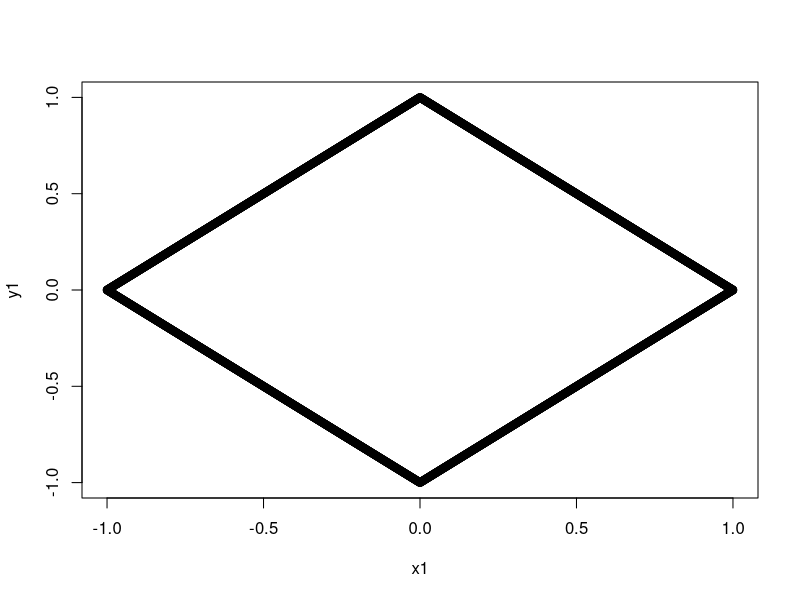
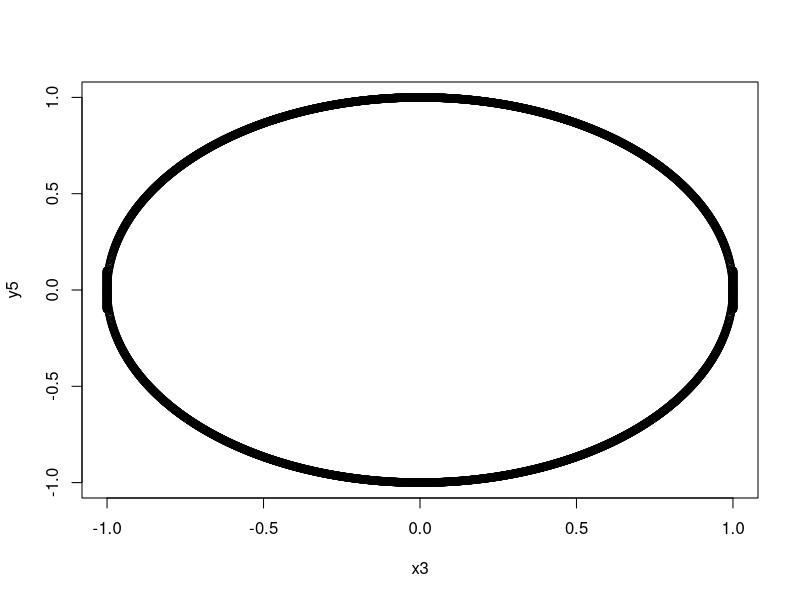
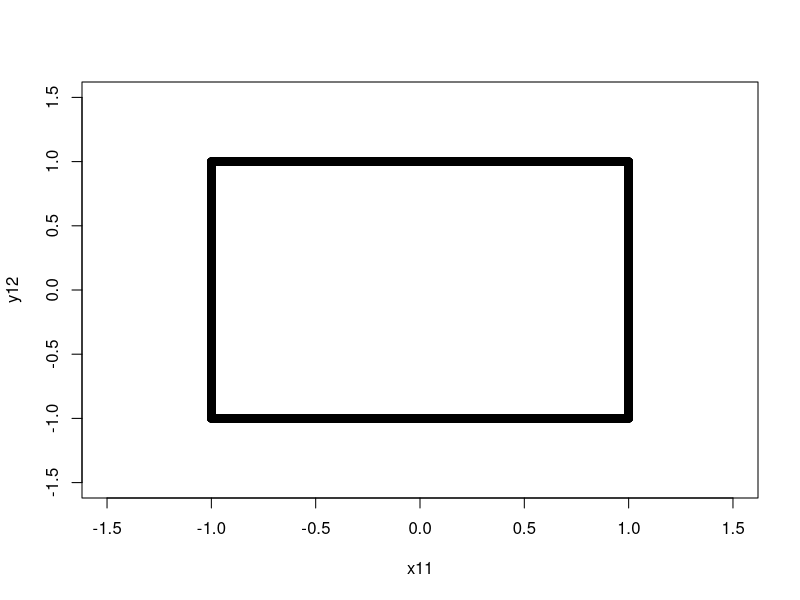

Write R code to recreate these figures, in order.
x1 = seq(-1,0,0.001)
x2 = seq(0,1,0.001)
y1 = x1 + 1
y2 = -1 - x1
y3 = 1 - x2
y4 = -1 + x2
plot(x1,y1,xlim = c(-1,1), ylim = c(-1,1))
points(x1,y2)
points(x2,y3)
points(x2,y4)


x3 = seq(-1,1,0.001)
y5 = (1-x3^2)^0.5
y6 = -(1-x3^2)^0.5
plot(x3,y5,xlim = c(-1,1), ylim = c(-1,1))
points(x3,y6)
xx1 = c(rep(-1,201))
xx2 = c(rep(1,201))
yy = seq(-0.1,0.1,0.001)
points(xx1,yy)
points(xx2,yy)


x11 = seq(-1,1,0.001)
x12 = rep(1,2001)
x13 = rep(-1,2001)
y11 = seq(-1,1,0.001)
y12 = rep(1,2001)
y13 = rep(-1,2001)
plot(x11,y12,xlim = c(-1.5,1.5), ylim = c(-1.5,1.5))
points(x11,y13)
points(x12,y11)
points(x13,y11)
